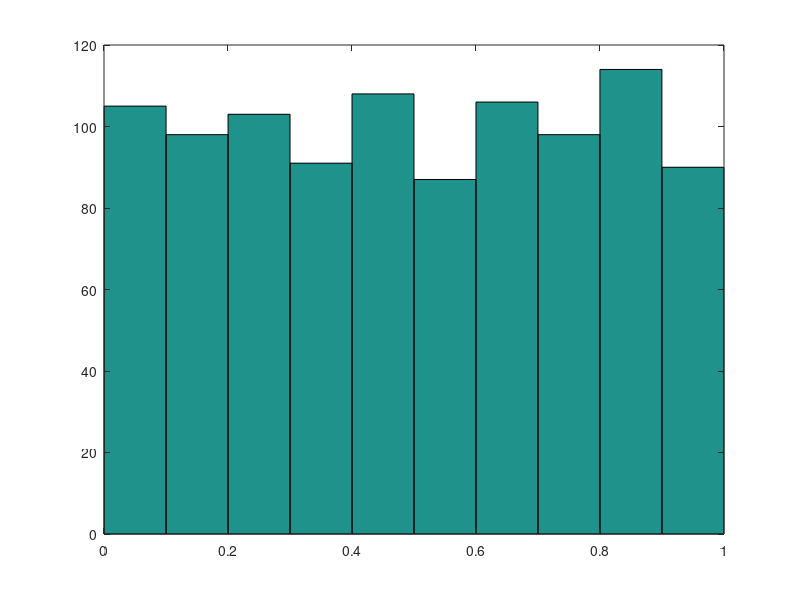

This figure's MATLAB source: (Note: this script raises an error after producing the figure.)
x = rand(1000,10);

fw = [5 10 15 20];

fs = 1000; 

figure
hist(x(:,1))


[~,~,C,~] = time_frequency_wavelet(x,fw,fs,0,1,'CPUtest');

%% plotting abs
figure
subplot(4,1,1)
plot(abs(C(:,1,1)));

subplot(4,1,2)
plot(abs(C(:,2,1)));

subplot(4,1,3)
plot(abs(C(:,3,1)));

subplot(4,1,4)
plot(abs(C(:,4,1)));

%% plotting real
figure
subplot(4,1,1)
plot(real(C(:,1,1)));

subplot(4,1,2)
plot(real(C(:,2,1)));

subplot(4,1,3)
plot(real(C(:,3,1)));

subplot(4,1,4)
plot(real(C(:,4,1)));


%% z score

x = abs(C(:,1,1));
Z = (x-mean(x))/std(x);
figure
plot(Z)

%% 12-7-2015 - try it with kaitlyn data - load in ecb43e PAC baseline data

load('D:\BigDataFiles\ecb43e_PAC_baseline.mat')

% larry said channel 63 
a = data(:,63);
t_a = (0:length(a)-1)/fs;
figure
plot(t_a,a)

%% try it with ecb43e PA prebaseline data 

load('D:\BigDataFiles\ecb43e_PAC_prestim.mat')

% pick channel of interest 
a = data(:,63);
t_a = (0:length(a)-1)/fs;
figure
plot(t_a,a)


%% 
fw = [12:25];
[~,~,C,~] = time_frequency_wavelet(a,fw,fs,0,1,'CPUtest');
Cabs = abs(C);

nC = normalize_plv(Cabs', Cabs');

t = 0:length(nC)/fs;

figure
imagesc(t, fw, Cabs'); axis xy
xlabel('Time in seconds')
ylabel('Frequency')
colorbar
title('Wavelet analysis for beta') 
xlim([100 110])
